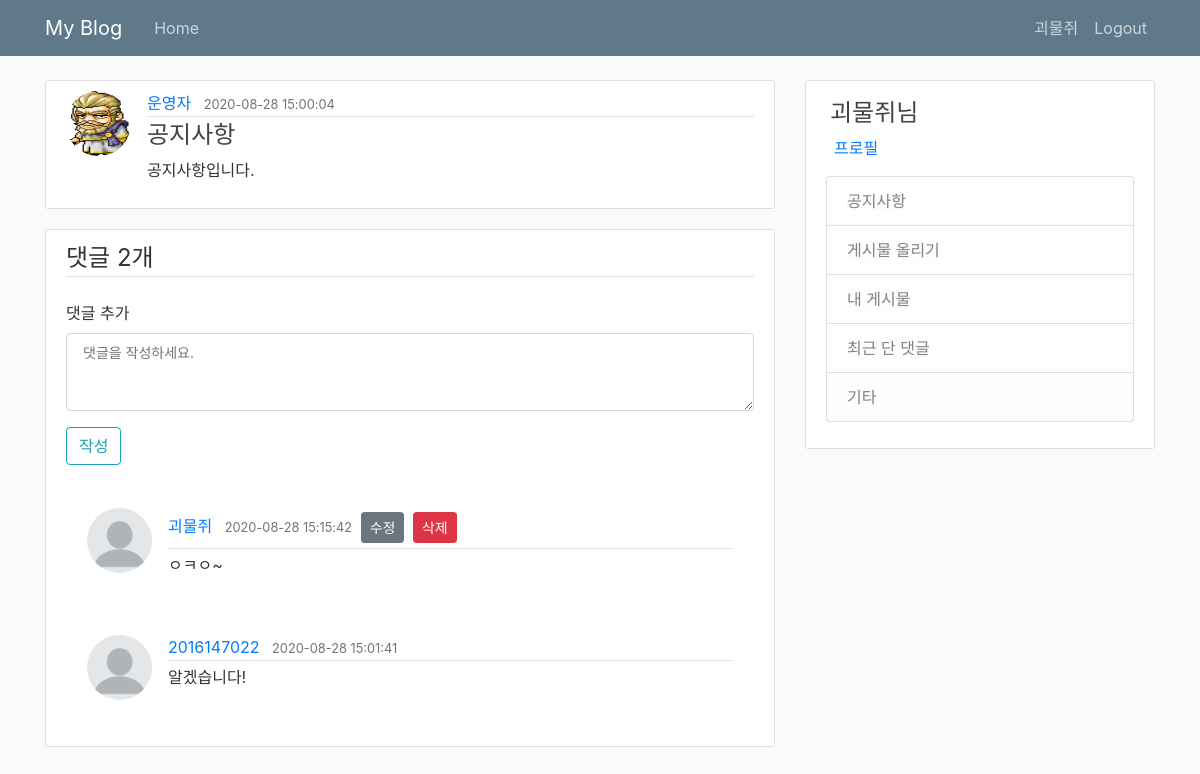
Screenshot of /post/2 (signed in) with the database file from the repository.
### flaskblog/models.py (models this page shows, shortened)
class User(db.Model, UserMixin):
    id = db.Column(db.Integer, primary_key=True)
    username = db.Column(db.String(20), unique=True, nullable=False)
    email = db.Column(db.String(120), unique=True, nullable=False)
    password = db.Column(db.String(60), nullable=False)
    image_file = db.Column(db.String(20), nullable=False, default='default.png')
    posts = db.relationship('Post', backref='author', lazy=True)
    comment = db.relationship('Comment', backref='writer', lazy=True)

class Post(db.Model):
    id = db.Column(db.Integer, primary_key=True)
    title = db.Column(db.String(100), nullable=False)
    content = db.Column(db.Text, nullable=False)
    date_posted = db.Column(db.DateTime, nullable=False, default=datetime.utcnow)
    image_files = db.Column(db.PickleType)
    user_id = db.Column(db.Integer, db.ForeignKey('user.id'), nullable=False)
    comments = db.relationship('Comment', backref='article', lazy=True)

class Comment(db.Model):
    id = db.Column(db.Integer, primary_key=True)
    body = db.Column(db.Text, nullable=False)
    timestamp = db.Column(db.DateTime, nullable=False, default=datetime.utcnow)
    user_id = db.Column(db.Integer, db.ForeignKey('user.id'), nullable=False)
    post_id = db.Column(db.Integer, db.ForeignKey('post.id'), nullable=False)

### flaskblog/post/views.py (the view)
@posts.route('/post/<int:post_id>', methods=['GET', 'POST'])
def post(post_id):
    post = Post.query.get_or_404(post_id) # 해당 post_id가 없으면 404 페이지 리턴
    form = CommentForm()
    comments = Comment.query.filter_by(article=post).order_by(Comment.timestamp.desc()).all()
    if form.validate_on_submit():
        comment = Comment(body=form.body.data, writer=current_user, article=post)
        db.session.add(comment)
        db.session.commit()
        flash("Your comment has been added!", "success")
        return redirect(url_for('posts.post', post_id=post.id))
    return render_template('post.html', title=post.title, post=post, comments=comments, form=form)

### flaskblog/post/forms.py
class CommentForm(FlaskForm):
    body = TextAreaField('댓글 추가', validators=[DataRequired()])
    submit = SubmitField('작성')

### flaskblog/models.py (called while the page is built)
@login_manager.user_loader
def load_user(user_id):
    return User.query.get(int(user_id))

### flaskblog/templates/post.html (shortened to what this page needs)
{% extends "layout.html" %}
{% block content %}
    <article class="media content-section">
        <img class="rounded-circle article-img" src="{{ url_for('static', filename='img/' + post.author.image_file )}}">
        <div class="media-body">
            <div class="article-metadata">
                <a class="mr-2" href="{{ url_for('users.user_posts', username=post.author.username) }}">{{ post.author.username }}</a>
                <small class="text-muted">{{ post.date_posted.strftime('%Y-%m-%d %X') }}</small>
            </div>
        <h4 class="article-title">{{ post.title }}</h4>
        <p class="article-content">{{ post.content }}</p>
        </div>
    </article>
    <div class="content-section">
        <form method="POST" action="">
            <fieldset class="form-group">
                <legend class="border-bottom mb-4">댓글 {{ comments|count }}개</legend>
                <div class="form-group">
                    {{ form.body.label(class="form-control-label") }}
                    {% if form.body.errors %}
                        {{ form.body(class="form-control form-control-lg is-invalid") }}
                        <div class="invalid-feedback">
                            {% for error in form.body.errors %}
                                <span>{{ error }}</span>
                            {% endfor %}
                        </div>
                    {% else %}
                        {% if current_user.is_authenticated %}
                            {{ form.body(class="form-control form-control-lg", placeholder="댓글을 작성하세요.") }}
                        {% else %}
                            {{ form.body(class="form-control form-control-lg", placeholder="댓글을 작성하려면 로그인을 해주세요.") }}
                        {% endif %}
                    {% endif %}
                </div>
                {% if current_user.is_authenticated %}
                    <div class="form-group">
                        {{ form.submit(class="btn btn-outline-info") }}
                    </div>
                {% endif %}
            </fieldset>
        </form>
        {% for comment in comments %}
        <article class="media content-section comment-section">
            <img class="rounded-circle article-img" src="{{ url_for('static', filename='img/' + comment.writer.image_file )}}" alt="profile image">
            <div class="media-body">
                <div class="article-metadata">
                    <a class="mr-2" href="{{ url_for('users.user_posts', username=comment.writer.username) }}">{{ comment.writer.username }}</a>
                    <small class="text-muted">{{ comment.timestamp.strftime('%Y-%m-%d %X') }}</small>
                    {% if comment.writer == current_user %}
                        <a class="btn btn-secondary btn-sm m-1" href="{{ url_for('posts.update_comment', post_id=post.id, comment_id=comment.id) }}">수정</a>
                        <a class="btn btn-danger btn-sm" href="{{ url_for('posts.delete_comment', post_id=post.id, comment_id=comment.id) }}">삭제</a>
                    {% endif %}
                </div>
                <p class="article-content">{{ comment.body }}</p>
            </div>
        </article>
        {% endfor %}
    </div>
{% endblock content %}

### flaskblog/templates/layout.html (shortened to what this page needs)
<!DOCTYPE html>
<html lang="ko">
<head>
    <link rel="stylesheet" href="https://maxcdn.bootstrapcdn.com/bootstrap/4.0.0/css/bootstrap.min.css">
    <link rel="stylesheet" type="text/css" href="{{ url_for('static', filename='style.css') }}">
</head>
<body>
    <header class="site-header">
      <nav class="navbar navbar-expand-md navbar-dark bg-steel fixed-top">
        <div class="container">
          <a class="navbar-brand mr-4" href="/">My Blog</a>
          <div class="collapse navbar-collapse" id="navbarToggle">
            <div class="navbar-nav mr-auto">
              <a class="nav-item nav-link" href="{{ url_for('main.index') }}">Home</a>
            </div>
            <div class="navbar-nav">
              {% if current_user.is_authenticated %}
                <a class="nav-item nav-link" href="{{ url_for('users.account') }}">{{ current_user.username }}</a>
                <a class="nav-item nav-link" href="{{ url_for('users.logout') }}">Logout</a>
              {% else %}
                <a class="nav-item nav-link" href="{{ url_for('users.login') }}">Login</a>
                <a class="nav-item nav-link" href="{{ url_for('users.register') }}">Register</a>
              {% endif %}
            </div>
          </div>
        </div>
      </nav>
    </header>
    <main role="main" class="container">
      <div class="row">
        <div class="col-md-8">
          {% block content %}{% endblock %}
        </div>
        <div class="col-md-4">
          <div class="content-section">
            {% if current_user.is_authenticated %}
            <h4 class="mt-2 ml-1">{{ current_user.username }}님</h4>
            <p class="text-muted">
              <a class="ml-2" id="content-section" href="{{ url_for('users.account') }}">프로필</a>
              <ul class="list-group">
                <li class="list-group-item"><a class="list-group-item-light" id="content-section" href="{{ url_for('posts.post', post_id=2) }}">공지사항</a></li>
                <li class="list-group-item"><a class="list-group-item-light" id="content-section" href="{{ url_for('posts.create_post') }}">게시물 올리기</a></li>
                <li class="list-group-item"><a class="list-group-item-light" id="content-section" href="{{ url_for('users.user_posts', username=current_user.username) }}">내 게시물</a></li>
                <li class="list-group-item"><a class="list-group-item-light" id="content-section" href="{{ url_for('users.posts_comment') }}">최근 단 댓글</a></li>
                <li class="list-group-item list-group-item-light">기타</li>
              </ul>
            </p>
            {% endif %}
          </div>
        </div>
      </div>
    </main>
</body>
</html>

### flaskblog/static/style.css (style rules this page uses)
body { background: #fafafa; color: #333333; margin-top: 5rem; }
h1, h2, h3, h4, h5, h6 { color: #444444; }
.bg-steel { background-color: #5f788a; }
.site-header .navbar-nav .nav-link { color: #cbd5db; }
.content-section { background: #ffffff; padding: 10px 20px; border: 1px solid #dddddd; border-radius: 3px; margin-bottom: 20px; }
.article-title { color: #444444; }
.article-content { white-space: pre-line; }
.article-img { height: 65px; width: 65px; margin-right: 16px; }
.article-metadata { padding-bottom: 1px; margin-bottom: 4px; border-bottom: 1px solid #e3e3e3 }
.comment-section { border-color: white; }
textarea::placeholder { font-size: 14px; }

### rows the page displays
User: username "괴물쥐"
User: image_file (picture), author.username "운영자"
Post: date_posted "2020-08-28 15:00:04", title "공지사항", content "공지사항입니다."
Comment: image_file (placeholder picture), writer.username "괴물쥐", timestamp "2020-08-28 15:15:42", body "ㅇㅋㅇ~"
Comment: image_file (placeholder picture), writer.username "2016147022", timestamp "2020-08-28 15:01:41", body "알겠습니다!"

### other values shown
{{ comments|count }} "2"
